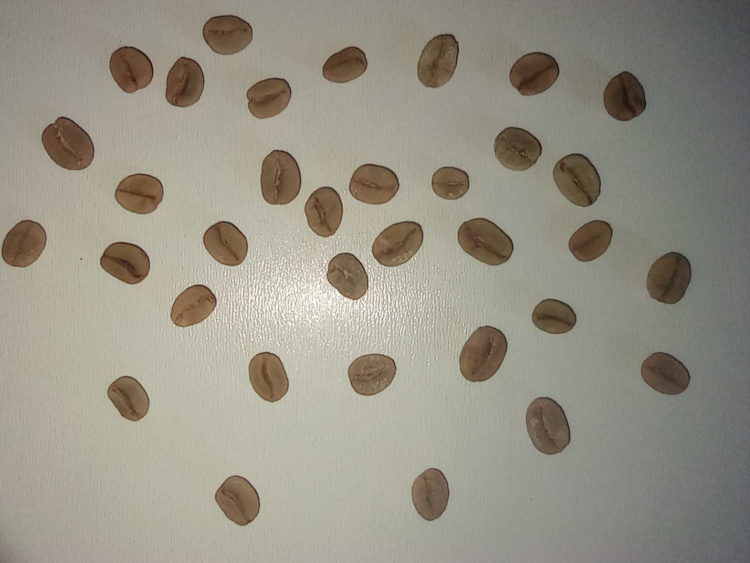
#> input picture PC2/bons.jpeg, 1500 x 1125 px (shown at 1/2 size)
$ jupyter execute --allow-errors PC2.ipynb
#> lines starting #> are read from the running program, lines starting #| are printed output that depends on the picture; after the words box and inside, x2 and y2 are one past the last pixel; in counts of white or black regions, pixels touching at a corner belong together
[cell 1]
import cv2 as cv
import numpy as np
import math
from tabulate import tabulate
import pandas as pd
import matplotlib.pyplot as plt
from sklearn.model_selection import train_test_split
from sklearn.preprocessing import StandardScaler
from sklearn.neighbors import KNeighborsClassifier
from sklearn.metrics import classification_report, confusion_matrix
import warnings
warnings.filterwarnings('always')

[cell 2]
#utils

# [5 lines left out: function openImage, not called in this run]

def resize(img, scale_percent):
    width = int(img.shape[1] * scale_percent / 100)
    height = int(img.shape[0] * scale_percent / 100)
    dim = (width, height)
    return cv.resize(img, dim, interpolation = cv.INTER_AREA)

[cell 3]
#Segmentação
def mapCoffee(img, x, y):
    Y, X = img.shape
    img[y][x]=255
    aux=((x,x),(y,y))
    auxX=(x,x)
    auxY=(y,y)
    for dX in range(-1,2):
        for dY in range(-1,2):
            if y+dY<Y and x+dX<X and img[y+dY][x+dX]==0 and (dX!=0 or dY!=0):
                aux, img = mapCoffee(img, x+dX, y+dY)
                if auxX[0]>aux[0][0]:
                    auxX = (aux[0][0], auxX[1])
                if auxX[1]<aux[0][1]:
                    auxX = (auxX[0], aux[0][1])
                if auxY[0]>aux[1][0]:
                    auxY = (aux[1][0], auxY[1])
                if auxY[1]<aux[1][1]:

                    auxY = (auxY[0], aux[1][1])
    return (auxX, auxY), img


def imgScan(image):
    positons = []
    img = np.copy(image)
    Y,X = image.shape
    y=0
    x=0
    while y<Y:
        if(img[y][x]==0):
            aux, img= mapCoffee(img, x, y)
            positons.append(aux)
        if x==X-1:
            y = y+1
            x = 0
        else:
            x = x+1
    return positons

[cell 4]
#Marca grãos

def marcaGraos(img, positions):
    for position in positions:
        cv.rectangle(img, (position[0][0], position[1][0]), (position[0][1], position[1][1]), (255, 0, 0), 2)

[cell 5]
#Área e perimetro

# [10 lines left out: function AreaPerimetro, not called in this run]

[cell 6]
# [12 lines left out: function getHSV, not called in this run]

[cell 7]
def getAtributos(imgFolder, classe, rotate):
#> called with imgFolder = './bons.jpeg', classe = 'bom', rotate = 4
    area = 0
    perimetro = 0
    areas = []
    h = 0
    s = 0
    v = 0
    H = []
    S = []
    V = []
    originalPositions = []
    positionsFlag = True
    roundness = []
    classes = []
    realBeans = []

    img = cv.imread(imgFolder, 0)
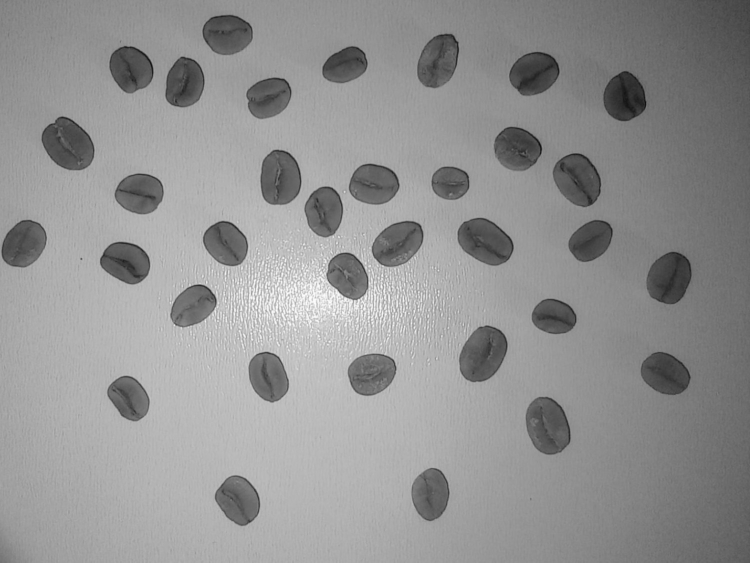
#> img: shape (1125, 1500) (shown at 1/2 size); min 6, max 255, mean 146.2
    imgC = cv.imread(imgFolder, cv.IMREAD_COLOR)
#> imgC is the input picture: shape (1125, 1500, 3); mean B, G, R 133.5, 146.5, 150.6
    imgMarcada = cv.imread(imgFolder, cv.IMREAD_COLOR)

    imgMarcada = resize(imgMarcada, 40)
#> in resize, `return cv.resize(img, dim, interpolation = cv.INTER_AREA)`:
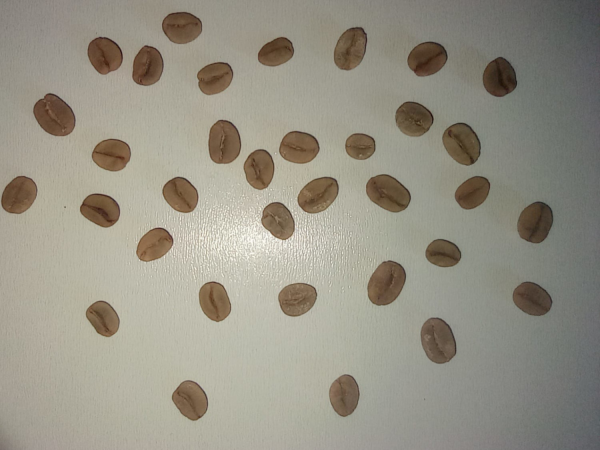
#> returned value: shape (450, 600, 3); mean of channels 0, 1, 2 133.5, 146.5, 150.6; drawn as B, G, R

    imgC = resize(imgC, 40)

    resized = resize(img, 40)
#> call 3 of resize, with scale_percent = 40
#> in resize (call 3), `return cv.resize(img, dim, interpolation = cv.INTER_AREA)`:
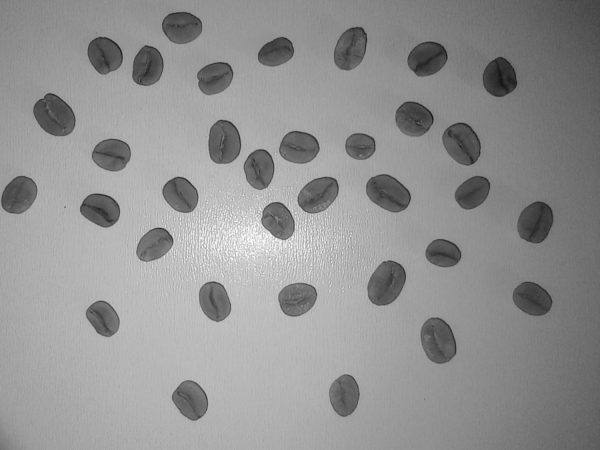
#> returned value: shape (450, 600); min 20, max 251, mean 146.2

    blur = cv.GaussianBlur(resized,(3,3),2)

    thresh = cv.adaptiveThreshold(blur,255, cv.ADAPTIVE_THRESH_MEAN_C, cv.THRESH_BINARY,99,12)
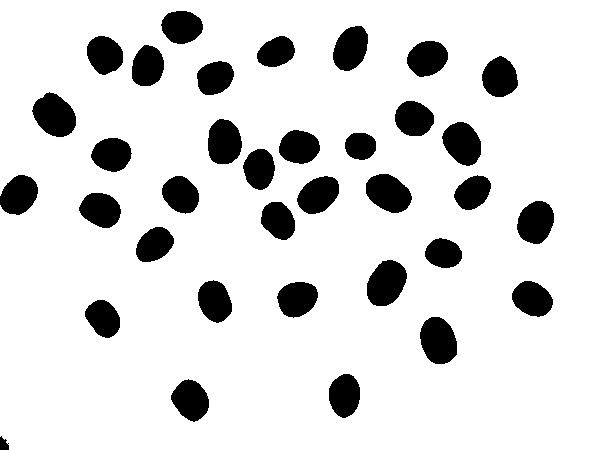
#> thresh: shape (450, 600); 86.3% white; 35 black regions, largest, box (x1, y1, x2, y2) and area: (32, 92, 76, 137) 1386, (367, 260, 407, 306) 1370, (420, 317, 457, 364) 1351


    for i in range(rotate):
        positions = imgScan(thresh)

        for i in positions:
            if(i[0][1]-i[0][0]>10 and i[1][1]-i[1][0]>10):
                realBeans.append(i)
                area, perimetro = AreaPerimetro(thresh, (i[0][0], i[0][1]), (i[1][0], i[1][1]))
                h, s, v = getHSV(thresh,imgC,(i[0][0], i[0][1]), (i[1][0], i[1][1]))
                H.append(h/area)
                S.append(s/area)
                V.append(v/area)
                areas.append(area)
                roundness.append(area*4*math.pi/(perimetro*perimetro))
                classes.append(classe)

        if positionsFlag:
            originalPositions.extend(realBeans)
            positionsFlag = False
        imgC = cv.rotate(imgC, cv.ROTATE_90_CLOCKWISE)
        thresh = cv.rotate(thresh, cv.ROTATE_90_CLOCKWISE)
#> after the loop, H = []; S = []; V = []; areas = []; classes = []; originalPositions = []; positionsFlag = True; realBeans = []; roundness = []
#> after the loop, positionsFlag = True


    print(len(realBeans))
    marcaGraos(imgMarcada, originalPositions)

    openImage([
        (resized, classe+"_Preto_Branco"),
        (blur, classe+"_blur"),
        (thresh, classe+"_Limiarizado"),
        (imgMarcada, classe+"_Marcado")
    ])

    return areas, roundness, classes, H, S, V, originalPositions

$ run again, with PC2/bons2.jpeg copied over PC2/bons.jpeg
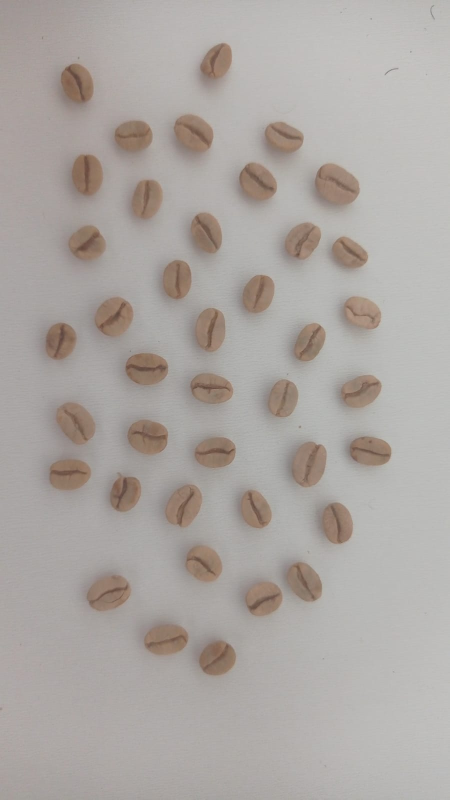
#> input picture PC2/bons2.jpeg, 899 x 1599 px (shown at 1/2 size)
#> in getAtributos, imgC is the input picture: shape (1599, 899, 3); mean B, G, R 162.1, 166, 171.8
#> in resize (call 3), `return cv.resize(img, dim, interpolation = cv.INTER_AREA)`:
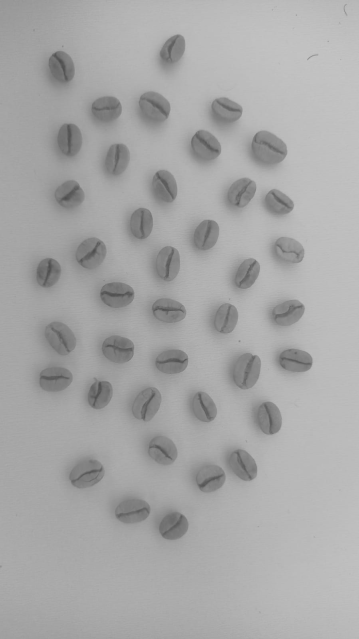
#> returned value: shape (639, 359); min 77, max 196, mean 167.3
#> in getAtributos, `thresh = cv.adaptiveThreshold(blur,255, cv.ADAPTIVE_THRESH_MEAN_C, cv...`:
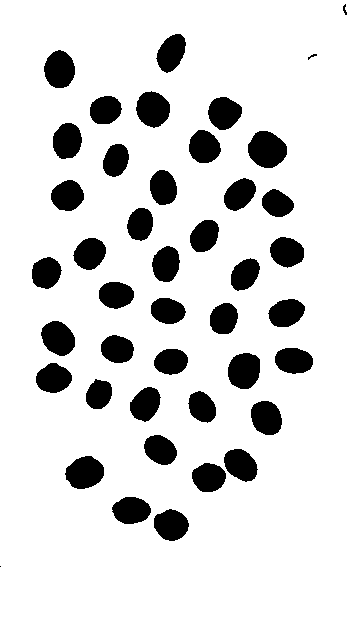
#> thresh: shape (639, 359); 86.5% white; 43 black regions (1 under 20 px), largest, box (x1, y1, x2, y2) and area: (248, 131, 287, 168) 1088, (65, 456, 104, 489) 956, (228, 353, 260, 389) 937
#> the loop in getAtributos, `for i in range(rotate):` made 1 pass

$ run again, with PC2/bons3.jpeg copied over PC2/bons.jpeg
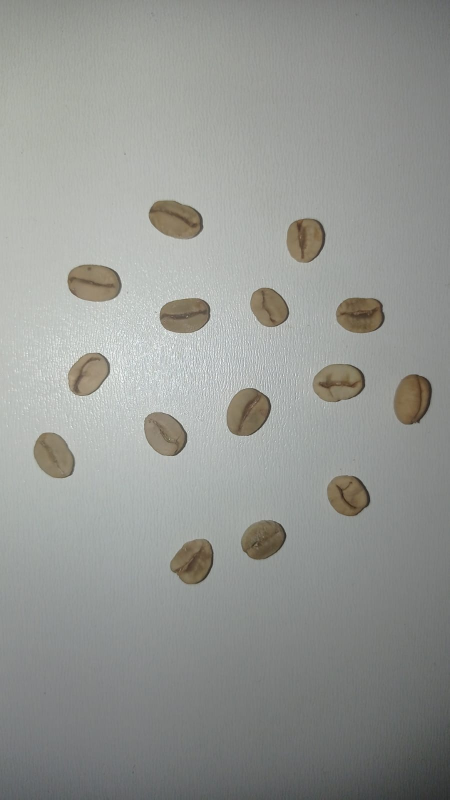
#> input picture PC2/bons3.jpeg, 899 x 1599 px (shown at 1/2 size)
#> in getAtributos, imgC is the input picture: shape (1599, 899, 3); mean B, G, R 147, 150.7, 148.8
#> in resize (call 3), `return cv.resize(img, dim, interpolation = cv.INTER_AREA)`:
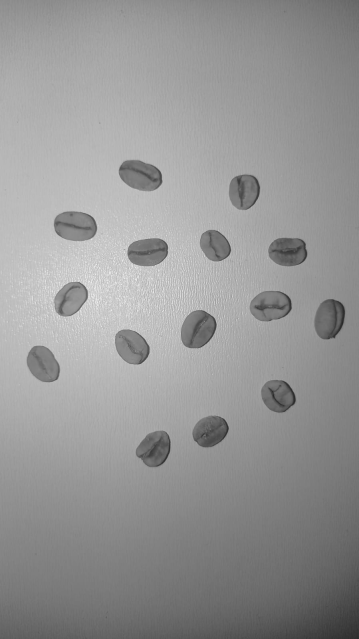
#> returned value: shape (639, 359); min 40, max 236, mean 149.7
#> in getAtributos, `thresh = cv.adaptiveThreshold(blur,255, cv.ADAPTIVE_THRESH_MEAN_C, cv...`:
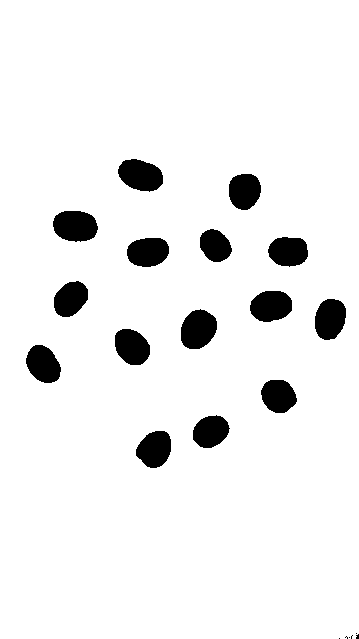
#> thresh: shape (639, 359); 93.6% white; 21 black regions (6 under 20 px), largest, box (x1, y1, x2, y2) and area: (53, 211, 98, 242) 1123, (181, 309, 217, 349) 1106, (118, 159, 163, 192) 1098
#> after the loop in getAtributos, `for i in range(rotate):`: H = []; positionsFlag = True; realBeans = []
#> after the loop in getAtributos, `for i in range(rotate):`: positionsFlag = True
